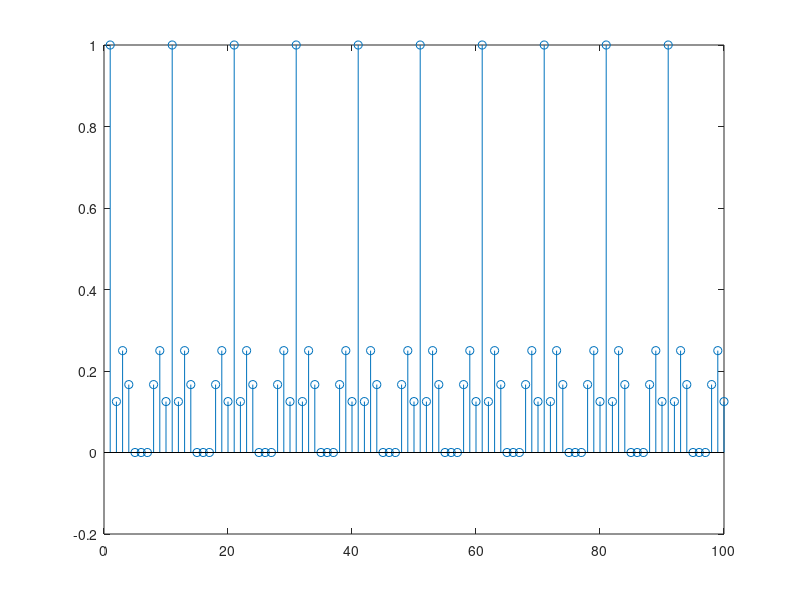

This figure's MATLAB source: (Note: this script raises an error after producing the figure.)
% these values would be passed for a) 
wo = 2*pi;
fun = @(t) 1 + cos(2*pi*t)/4 + cos(2*pi*2*t)/2 + cos(2*pi*t*3)/3;
kr = 100;


%a) 
function ak = fCoeff(fun,wo,kr)
pT= (2*pi)/wo;
a = zeros(1,kr);   %initializes an array for a with required size

% calculate a for different k values (this uses -50:50)
for k = 1:1:kr 
   po = @(t) exp(-1j*(k - (kr/2 +1))*(2*pi/pT)* t);
   sum = 0;
   %Integral approximation
   for t = 0.1:0.1:pT
       presum = @(t) (fun(t) .* po(t))/pT; 
       sum = sum + 0.1*presum(t); 
   end
   a(k) = sum; 
end
% a repsesents the fourier coeffecents from k = -50:50   
ak = a
end

a = fCoeff(fun,wo,kr)
% just to sanity check if it makes sense
figure, stem(a);

%b) would just need to pass [a]
%and [kr] (though that could be changed to just be size of a

function x = faSynth(a,wo)
xt = @(t) 0*t;
%sum 
for k = 1:1:length(a)
    ipo = @(t) exp(1j*(k - (length(a)/2 +1))*(wo)* t);
    xt = @(t) (xt(t) +  a(k)*ipo(t));
end
x = xt
end

xt = faSynth(a,wo)
% test: these should now be the same 
figure, stem(xt(t));
figure, plot(fun(t));